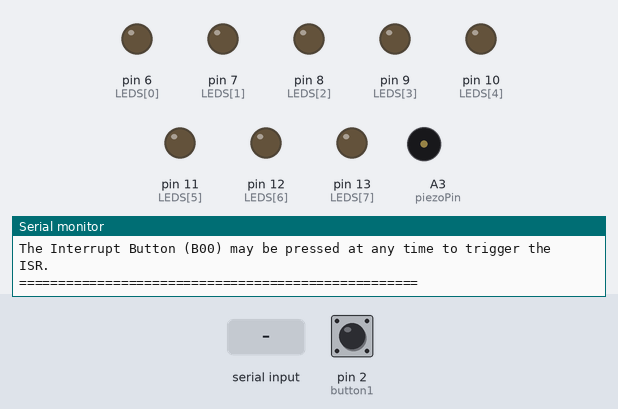
The sketch below on a simulated Arduino Uno, built with avr-gcc and run on an emulated ATmega328P. Parts: output pins drawn as LEDs (lit = HIGH), buzzer (waves = sounding), the last lines printed to the serial monitor. Dashed ring = blinking. The test bench sets the inputs (shaded band); at power-on: pin 2 (button1) LOW.

Above: at 1.2 s.
1.3 s: "1\n" received over Serial
At 2.1 s:
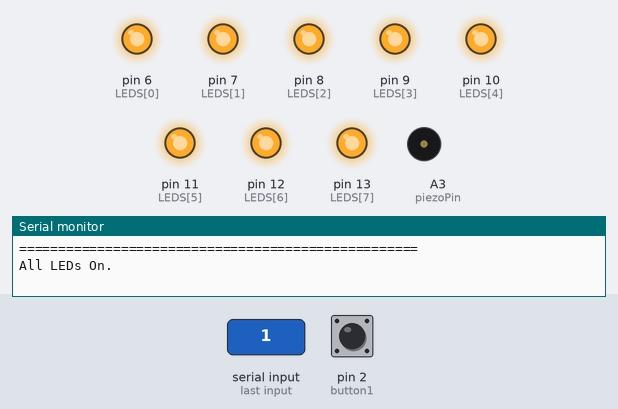
At 3.52 s:
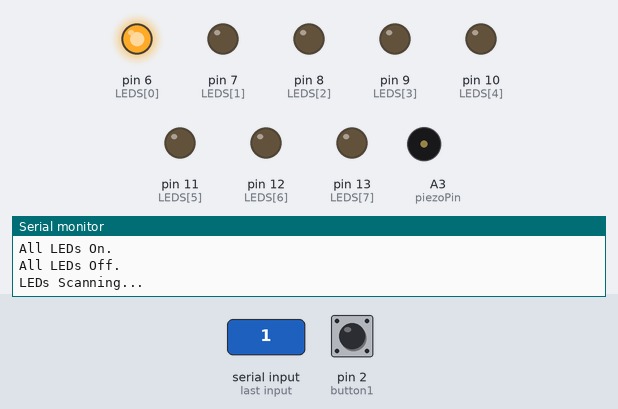
4.3 s: "3\n" received over Serial
At 4.5 s:
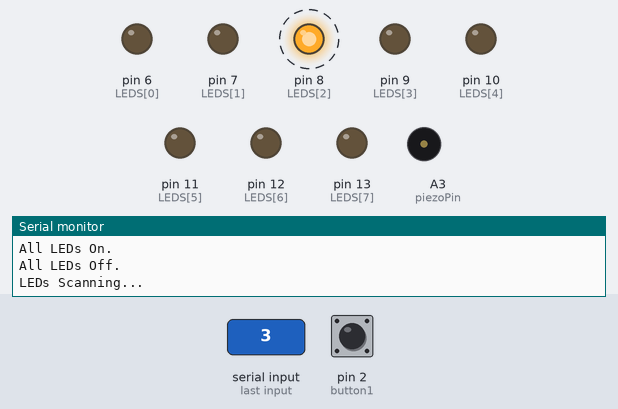
7.3 s: pin 2 (button1) pulled HIGH for 0.15 s
At 7.82 s:
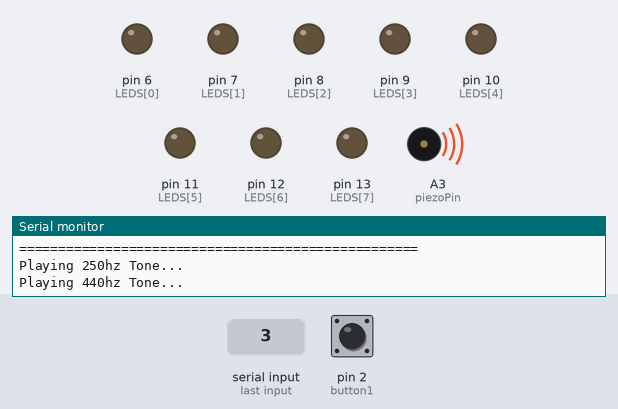
9.5 s: pin 2 (button1) pulled HIGH for 1 s
12.0 s: "90,45\n" received over Serial
13.9 s: pin 2 (button1) driven HIGH
Timing chart, 0 to 16.4 s (numbered marks = the images above; inputs shaded):
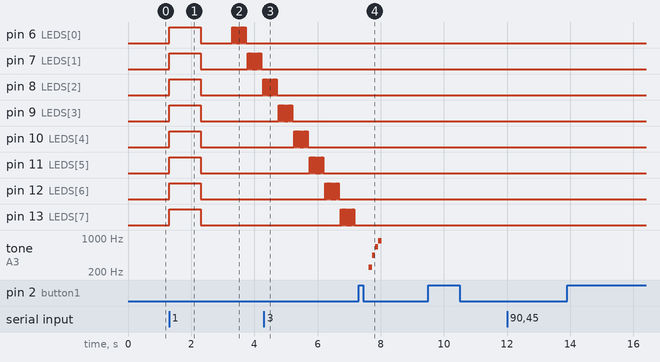

Measured:
- after the input at 1.3 s, pin 6 (LEDS[0]): goes HIGH 1.0 s, LOW 1.0 s, 8 × (HIGH 0.03 s, LOW 0.03 s), HIGH 0.03 s, then LOW, starting at once; pin 7 (LEDS[1]): goes HIGH 1.0 s, LOW 1.5 s, 8 × (HIGH 0.03 s, LOW 0.03 s), HIGH 0.03 s, then LOW, starting at once
- by itself, tone on A3 (piezoPin): plays 250 Hz for 0.10 s, 440 Hz for 0.10 s, 660 Hz for 0.10 s, 880 Hz for 0.10 s

The sketch:

CircuitTest_Kit-on-a-Shield.ino
```cpp
/*
 *  A program to test the
 *  Rheingold Heavy / Programming Electronics Academy
 *  "Kit on a Shield for Arduino"
 *
 *
 *  Five tests are available through a serial interface menu...
 *  1.  Test the LEDs
 *  2.  Test the LDR
 *  3.  Test the Piezo
 *  4.  Test the Temperature Sensor
 *  5.  Test the Potentiometers
 *  6.  Test the standard button
 *
 *  Additionally, Button 02 is attached as an interrupt and can be triggered at any time.
 *
 *  https://programmingelectronics.com
 *  http://www.rheingoldheavy.com
 *
 */

const int pot01         = A0;
const int pot02         = A1;
const int LDRPin        = A2;
const int piezoPin      = A3;
const int tempSensor    = A4;
const int button1       = 2;
const int button2       = 5;
const int LEDS[]        = {6, 7, 8, 9, 10, 11, 12, 13};

int showSerial          = 1;
int testMode            = 0;         // Holds the value indicating which test to run.

volatile int ISRCounts  = 0;
volatile int ISRFired   = 0;

void setup() {

  attachInterrupt(digitalPinToInterrupt(button1), button1ISR, RISING);
  interrupts();

  Serial.begin(9600);

  for (int i = 0; i < 8; i++) {
    pinMode (LEDS[i], OUTPUT);
  }

  pinMode (button1, INPUT);
  pinMode (button2, INPUT);

}

void loop() {

  testMode = 0;

  ShowSerialInterface();

  switch (testMode) {
    case 0:
      break;
    case 1:
      testMode = 0;
      LEDTest();
      Serial.println();
      Serial.println();
      break;
    case 2:
      testMode = 0;
      LDRTest();
      Serial.println();
      Serial.println();
      break;
    case 3:
      testMode = 0;
      playTones();
      Serial.println();
      Serial.println();
      break;
    case 4:
      testMode = 0;
      temperatureTest();
      Serial.println();
      Serial.println();
      break;
    case 5:
      testMode = 0;
      potTest();
      Serial.println();
      Serial.println();
      break;
    case 6:
      testMode = 0;
      buttonTest();
      Serial.println();
      Serial.println();
      break;
    default:
      testMode = 0;
      Serial.print ("An invalid selection was made: ");
      Serial.println (testMode);
      Serial.println();
      Serial.println();
      break;
  }

}

void ShowSerialInterface()
{
  Serial.println("===================================================");
  Serial.println("Select which test to perform...");
  Serial.println();
  Serial.println("Enter 1 to test the LEDs.");
  Serial.println("Enter 2 to test the LDR.");
  Serial.println("Enter 3 to test the Piezo.");
  Serial.println("Enter 4 to test the Temperature Sensor.");
  Serial.println("Enter 5 to test the Potentiometers.");
  Serial.println("Enter 6 to test the Digital Button (B01).");
  Serial.println();
  Serial.println("The Interrupt Button (B00) may be pressed at any time to trigger the ISR.");
  Serial.println();
  Serial.println("===================================================");
  Serial.println();

  while (Serial.available() == 0) ;  // Wait here until input buffer has a character
  {
    testMode = Serial.parseInt();
  }
}

void button1ISR() {

  ISRCounts++;
  Serial.print ("ISR Triggered. Count = " );
  Serial.println (ISRCounts);
  Serial.println ();
}

void temperatureTest() {

  float tempValue = 0;

  tempValue = analogRead(tempSensor);
  Serial.println  ("Ambient Temperature...");
  Serial.print    ("Temp Raw: ");
  Serial.println  (tempValue);
  Serial.print    ("Temp In Fahrenheit: ");
  Serial.println  ((tempValue * .0048) / .010);
  Serial.println  ();

  Serial.println  ("Place finger on temperature sensor for 3 seconds...");
  delay(5000);

  tempValue = analogRead(tempSensor);
  Serial.print    ("Temp Raw: ");
  Serial.println  (tempValue);
  Serial.print    ("Temp In Fahrenheit: ");
  Serial.println  ((tempValue * .0048) / .010);
  Serial.println  ();

}

void potTest() {

  Serial.println ("Starting test in 5 seconds...");
  delay(5000);

  long startMillis = millis();
  while (millis() - startMillis < 2500) {
    Serial.print   ("10K POT01: ");
    Serial.print   (analogRead(pot01));
    Serial.print   ("   10K POT02: ");
    Serial.print   (analogRead(pot02));
    Serial.println ();
  }
}

void LDRTest() {

  Serial.println ("Starting test in 3 seconds...");
  delay(3000);

  long startMillis = millis();
  while (millis() - startMillis < 2500) {
    Serial.print   ("LDR Level: ");
    Serial.print   (analogRead(LDRPin));
    Serial.println ();
  }

}

void LEDTest() {


  Serial.println ("All LEDs On.");
  for (int i = 0; i < 8; i++) {
    digitalWrite (LEDS[i], HIGH);
  }
  delay(1000);

  Serial.println ("All LEDs Off.");
  for (int i = 0; i < 8; i++) {
    digitalWrite (LEDS[i], LOW);
  }
  delay(1000);

  Serial.println ("LEDs Scanning...");
  for (int i = 0; i < 8; i++) {
    for (int n = 1; n < 10; n++) {
      digitalWrite(LEDS[i], HIGH);
      delay(25);
      digitalWrite(LEDS[i], LOW);
      delay(25);
    }
    if (i > 0)  digitalWrite(LEDS[i - 1], LOW);
    delay(40);
  }


}

void buttonTest() {

  int exitTest = 0;

  Serial.println ("Press the Digital Button (B01) to exit the test...");
  Serial.println ();

  while (exitTest == 0) {

    int  button2Press = 1;

    while (digitalRead(button2) == HIGH) {
      if (button2Press  == 1) {
        button2Press     = 0;
        Serial.println ("Digital Button (B01) Pressed...");
        playTones ();
        exitTest = 1;
      }
    }
  }
}

void playTones() {

  Serial.println  ("Playing 250hz Tone...");
  tone (piezoPin, 250);
  delay(100);

  Serial.println  ("Playing 440hz Tone...");
  tone (piezoPin, 440);
  delay(100);

  Serial.println  ("Playing 660hz Tone...");
  tone (piezoPin, 660);
  delay(100);

  Serial.println  ("Playing 880hz Tone...");
  tone (piezoPin, 880);
  delay(100);

  noTone (piezoPin);

}
```
